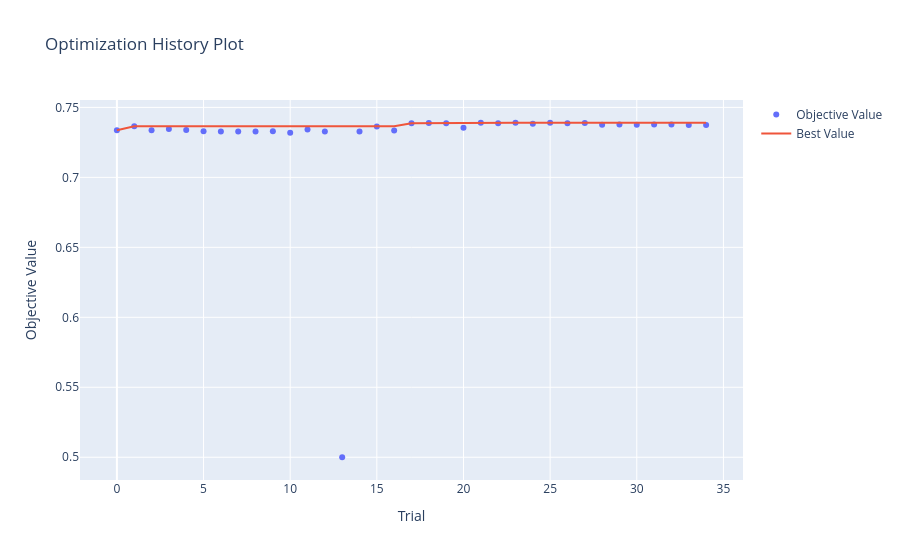

Notebook code for this chart:
### Code cell
lr_study, lr_best_params, lr_best_score = tune_lr_classifier(
    x_train_scaled_selected, y_train_scaled, x_val_scaled_selected, y_val_scaled, n_trials=35, metric='auc_roc'
)

# Visualize optimization history
fig = plot_optimization_history(lr_study).show()
print(f"\n✅ Optimization Complete!")
print(f"Best AUC-ROC (CV): {lr_best_score:.4f}")
print(f"\nBest Hyperparameters:")
for param, value in lr_best_params.items():
    print(f"  • {param}: {value}")

# Save Optuna results
optuna_results_lr = {
    'lr_best_params': lr_best_params,
    'lr_best_score': lr_best_score,
    'n_trials': len(lr_study.trials),
    'trials_df': lr_study.trials_dataframe(attrs=('number', 'value', 'params', 'user_attrs'))
}

optuna_results_lr['trials_df'].to_csv(os.path.join(MODELS_DIR, 'lr_optuna_trials.csv'), index=False)
optuna_results_lr['trials_df'].sort_values('value', ascending=False).head(10)

### Figure 1 — Plotly figure (JSON) as saved in the notebook; plotly's stock layout.template omitted (floating-point values rounded to 4 significant figures)
{"data": [{"mode": "markers", "name": "Objective Value", "type": "scatter", "x": [0, 1, 2, 3, 4, 5, 6, 7, 8, 9, 10, 11, 12, 13, 14, 15, 16, 17, 18, 19, 20, 21, 22, 23, 24, 25, 26, 27, 28, 29, 30, 31, 32, 33, 34], "y": [0.7337, 0.7365, 0.7337, 0.7345, 0.7339, 0.7329, 0.7328, 0.7328, 0.7328, 0.7329, 0.732, 0.7342, 0.7328, 0.5, 0.7328, 0.7364, 0.7335, 0.7387, 0.7389, 0.7387, 0.7355, 0.739, 0.7387, 0.739, 0.7383, 0.739, 0.7387, 0.7388, 0.7376, 0.7377, 0.7377, 0.7377, 0.7377, 0.7374, 0.7374]}, {"mode": "lines", "name": "Best Value", "type": "scatter", "x": [0, 1, 2, 3, 4, 5, 6, 7, 8, 9, 10, 11, 12, 13, 14, 15, 16, 17, 18, 19, 20, 21, 22, 23, 24, 25, 26, 27, 28, 29, 30, 31, 32, 33, 34], "y": [0.7337, 0.7365, 0.7365, 0.7365, 0.7365, 0.7365, 0.7365, 0.7365, 0.7365, 0.7365, 0.7365, 0.7365, 0.7365, 0.7365, 0.7365, 0.7365, 0.7365, 0.7387, 0.7389, 0.7389, 0.7389, 0.739, 0.739, 0.739, 0.739, 0.739, 0.739, 0.739, 0.739, 0.739, 0.739, 0.739, 0.739, 0.739, 0.739]}, {"marker": {"color": "#cccccc"}, "mode": "markers", "name": "Infeasible Trial", "showlegend": false, "type": "scatter", "x": [], "y": []}], "layout": {"title": {"text": "Optimization History Plot"}, "xaxis": {"title": {"text": "Trial"}}, "yaxis": {"title": {"text": "Objective Value"}}}}
